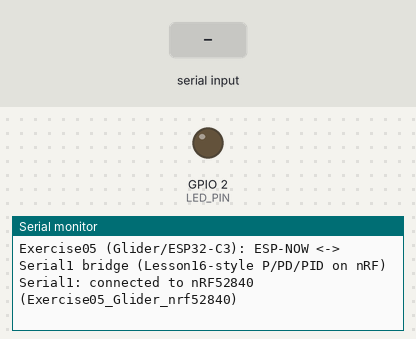
Bench run of a sketch on a simulated Seeed XIAO ESP32-C3. Parts: output pins drawn as LEDs (lit = HIGH), the last lines printed to the serial monitor. Inputs (shaded band) come from the test bench.

Above: at 1.4 s.
1.5 s: "/stat\n" received over Serial
At 2.3 s:
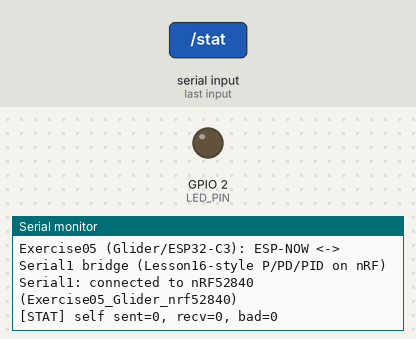
3.0 s: "/mac\n" received over Serial
At 3.4 s:
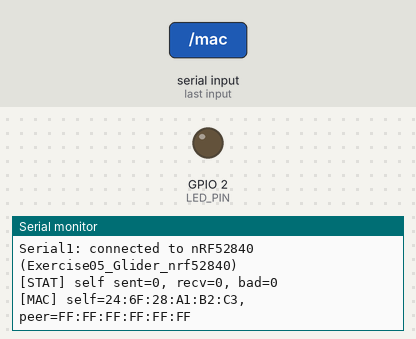
4.5 s: "/help\n" received over Serial
At 5.8 s:
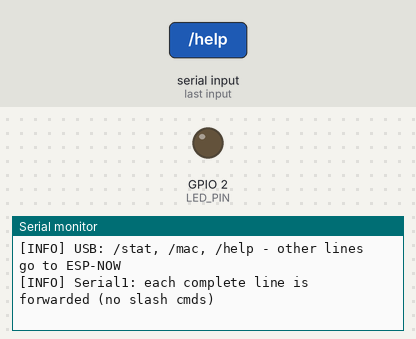

The sketch:

Exercise05_Glider_esp32c3.ino
```cpp
// Seeed XIAO ESP32-C3 (Glider side)
// Receives lines over ESP-NOW and forwards them to nRF52840 over Serial1.
// Also forwards lines from Serial1 back over ESP-NOW (telemetry / status / acknowledgements).

#include <Arduino.h>

#include "espnow_uart_bridge.h"

#define LED_PIN 2
#define UART_BAUD 115200
#define CMD_PORT Serial
#define RELAY_PORT Serial1

#define D7 20
#define D6 21
#define UART_RX_PIN D7
#define UART_TX_PIN D6

// Set to the PC-side ESP32-C3 STA MAC.
const uint8_t peerMac[6] = {0xFF, 0xFF, 0xFF, 0xFF, 0xFF, 0xFF};

void setup() {
  pinMode(LED_PIN, OUTPUT);
  digitalWrite(LED_PIN, LOW);

  CMD_PORT.begin(UART_BAUD);
  RELAY_PORT.begin(UART_BAUD, SERIAL_8N1, UART_RX_PIN, UART_TX_PIN);
  delay(200);

  espnow_uart_bridge::configure(peerMac, CMD_PORT, LED_PIN, &RELAY_PORT);
  espnow_uart_bridge::setRelayReceivedToRelayPort(true);  // ESP-NOW -> Serial1
  espnow_uart_bridge::initializeEspNow();

  CMD_PORT.println("Exercise05 (Glider/ESP32-C3): ESP-NOW <-> Serial1 bridge (Lesson16-style P/PD/PID on nRF)");
  CMD_PORT.println("Serial1: connected to nRF52840 (Exercise05_Glider_nrf52840)");
}

void loop() {
  espnow_uart_bridge::processUartLoop();
  delay(1);
}
```

espnow_uart_bridge.cpp
```cpp
#include "espnow_uart_bridge.h"

#include <WiFi.h>
#include <esp_wifi.h>
#include <string.h>

#include "uart_line_protocol.h"

namespace espnow_uart_bridge {

using namespace uart_line_bridge;

static constexpr int kChannel = 1;
static constexpr uint16_t kLineMax = 220;

static uint32_t g_tx_seq = 0;
static uint32_t g_bad_frames = 0;
static uint32_t g_sent_lines = 0;
static uint32_t g_recv_lines = 0;
static const uint8_t* g_peer_mac = nullptr;
static Stream* g_uart_port = nullptr;
static Stream* g_relay_port = nullptr;
static int g_led_pin = 2;
static bool g_echo_received_to_command = true;
static bool g_relay_received_to_relay = false;

void configure(const uint8_t peerMac[6], Stream& commandPort, int ledPin, Stream* relayUart) {
  g_peer_mac = peerMac;
  g_uart_port = &commandPort;
  g_relay_port = relayUart;
  g_led_pin = ledPin;
  g_tx_seq = 0;
  g_bad_frames = 0;
  g_sent_lines = 0;
  g_recv_lines = 0;
  g_echo_received_to_command = true;
  g_relay_received_to_relay = false;
}

void setEchoReceivedToCommandPort(bool enabled) {
  g_echo_received_to_command = enabled;
}

void setRelayReceivedToRelayPort(bool enabled) {
  g_relay_received_to_relay = enabled;
}

bool getOwnMacAddress(uint8_t mac[6]) {
  return esp_wifi_get_mac(WIFI_IF_STA, mac) == ESP_OK;
}

void formatMacAddress(const uint8_t mac[6], char out[18]) {
  snprintf(
    out,
    18,
    "%02X:%02X:%02X:%02X:%02X:%02X",
    mac[0], mac[1], mac[2], mac[3], mac[4], mac[5]
  );
}

void printMacAddresses() {
  uint8_t ownMac[6] = {0};
  if (!getOwnMacAddress(ownMac)) {
    g_uart_port->println("[ERR] failed to read local MAC");
    return;
  }

  char ownMacText[18];
  char peerMacText[18];
  formatMacAddress(ownMac, ownMacText);
  formatMacAddress(g_peer_mac, peerMacText);
  g_uart_port->print("[MAC] self=");
  g_uart_port->print(ownMacText);
  g_uart_port->print(", peer=");
  g_uart_port->println(peerMacText);
}

bool sendLineFrame(const uint8_t* payload, uint16_t plen) {
  LineFrameHdr h{};
  h.ver = kProtocolVersion;
  h.type = kFrameTypeLine;
  h.tx_seq = ++g_tx_seq;
  h.payload_len = plen;
  h.crc16 = 0;

  uint8_t buf[sizeof(LineFrameHdr) + kLineMax];
  if (plen > sizeof(buf) - sizeof(LineFrameHdr)) return false;
  memcpy(buf, &h, sizeof(h));
  memcpy(buf + sizeof(h), payload, plen);
  (reinterpret_cast<LineFrameHdr*>(buf))->crc16 = crc16_ccitt(buf, sizeof(h) + plen);

  return esp_now_send(g_peer_mac, buf, sizeof(h) + plen) == ESP_OK;
}

void printStats() {
  g_uart_port->print("[STAT] self sent=");
  g_uart_port->print(g_sent_lines);
  g_uart_port->print(", recv=");
  g_uart_port->print(g_recv_lines);
  g_uart_port->print(", bad=");
  g_uart_port->println(g_bad_frames);
}

bool handleLocalCommand(const char* line) {
  if (strcmp(line, "/stat") == 0) {
    printStats();
    return true;
  }
  if (strcmp(line, "/mac") == 0) {
    printMacAddresses();
    return true;
  }
  if (strcmp(line, "/help") == 0) {
    g_uart_port->println("[INFO] USB: /stat, /mac, /help - other lines go to ESP-NOW");
    if (g_relay_port) {
      g_uart_port->println("[INFO] Serial1: each complete line is forwarded (no slash cmds)");
    }
    return true;
  }
  return false;
}

void writeReceivedLine(const uint8_t* line, uint16_t len) {
  g_uart_port->write(line, len);
  g_uart_port->write('\n');
}

void handleReceivedLine(const uint8_t* line, uint16_t len) {
  if (g_echo_received_to_command) {
    writeReceivedLine(line, len);
  }
  if (g_relay_received_to_relay && g_relay_port && g_relay_port != g_uart_port) {
    g_relay_port->write(line, len);
    g_relay_port->write('\n');
  }
}

void onRecv(const esp_now_recv_info_t*, const uint8_t* data, int len) {
  if (!isFrameSane(data, static_cast<size_t>(len))) {
    g_bad_frames++;
    return;
  }

  LineFrameHdr h{};
  memcpy(&h, data, sizeof(h));
  const uint8_t* p = data + sizeof(LineFrameHdr);
  if (h.payload_len == 0 || h.payload_len > kLineMax) {
    g_bad_frames++;
    return;
  }

  handleReceivedLine(p, h.payload_len);
  digitalWrite(g_led_pin, HIGH);
  delay(5);
  digitalWrite(g_led_pin, LOW);
  g_recv_lines++;
}

void initializeEspNow() {
  WiFi.mode(WIFI_STA);
  ESP_ERROR_CHECK(esp_wifi_start());
  ESP_ERROR_CHECK(esp_wifi_set_channel(kChannel, WIFI_SECOND_CHAN_NONE));
  WiFi.setSleep(false);

  ESP_ERROR_CHECK(esp_now_init());
  esp_now_register_recv_cb(onRecv);

  esp_now_peer_info_t peer{};
  memcpy(peer.peer_addr, g_peer_mac, 6);
  peer.channel = kChannel;
  peer.ifidx = WIFI_IF_STA;
  peer.encrypt = false;
  esp_now_add_peer(&peer);
}

static void processStreamLines(Stream* port, char* line, uint16_t* idx, bool allowLocalCommand) {
  if (!port) return;

  while (port->available()) {
    int c = port->read();
    if (c < 0) break;
    if (c == '\r') continue;

    if (c == '\n') {
      if (*idx > 0) {
        line[*idx] = '\0';
        bool handled = false;
        if (allowLocalCommand) {
          handled = handleLocalCommand(line);
        }
        if (!handled) {
          if (sendLineFrame(reinterpret_cast<const uint8_t*>(line), *idx)) {
            g_sent_lines++;
          } else {
            g_uart_port->println("[ERR] send failed");
          }
        }
        *idx = 0;
      }
      continue;
    }

    if (*idx < kLineMax) {
      line[*idx] = static_cast<char>(c);
      (*idx)++;
    } else {
      *idx = 0;
      port->println("[ERR] uart line too long");
    }
  }
}

void processUartLoop() {
  static char line_cmd[kLineMax + 1];
  static uint16_t idx_cmd = 0;
  static char line_relay[kLineMax + 1];
  static uint16_t idx_relay = 0;

  processStreamLines(g_uart_port, line_cmd, &idx_cmd, true);
  processStreamLines(g_relay_port, line_relay, &idx_relay, false);
}

}  // namespace espnow_uart_bridge
```

espnow_uart_bridge.h
```cpp
#pragma once

#include <Arduino.h>
#include <esp_now.h>
#include <stdint.h>

namespace espnow_uart_bridge {

void configure(const uint8_t peerMac[6], Stream& commandPort, int ledPin, Stream* relayUart = nullptr);
void setEchoReceivedToCommandPort(bool enabled);
void setRelayReceivedToRelayPort(bool enabled);

bool getOwnMacAddress(uint8_t mac[6]);
void formatMacAddress(const uint8_t mac[6], char out[18]);
void printMacAddresses();

bool sendLineFrame(const uint8_t* payload, uint16_t plen);
void printStats();
bool handleLocalCommand(const char* line);

void writeReceivedLine(const uint8_t* line, uint16_t len);
void handleReceivedLine(const uint8_t* line, uint16_t len);
void onRecv(const esp_now_recv_info_t*, const uint8_t* data, int len);

void initializeEspNow();
void processUartLoop();

}  // namespace espnow_uart_bridge
```

uart_line_protocol.cpp
```cpp
#include "uart_line_protocol.h"

#include <string.h>

namespace uart_line_bridge {

const uint8_t kProtocolVersion = 1;
const uint8_t kFrameTypeLine = 1;

uint16_t crc16_ccitt_step(uint16_t crc, uint8_t byte) {
  crc ^= static_cast<uint16_t>(byte) << 8;
  for (int b = 0; b < 8; ++b) {
    crc = (crc & 0x8000) ? static_cast<uint16_t>((crc << 1) ^ 0x1021) : static_cast<uint16_t>(crc << 1);
  }
  return crc;
}

uint16_t crc16_ccitt(const uint8_t* data, size_t len) {
  uint16_t crc = 0xFFFF;
  for (size_t i = 0; i < len; ++i) {
    crc = crc16_ccitt_step(crc, data[i]);
  }
  return crc;
}

bool isFrameSane(const uint8_t* data, size_t len) {
  if (len < sizeof(LineFrameHdr)) return false;

  LineFrameHdr hdr{};
  memcpy(&hdr, data, sizeof(hdr));
  if (hdr.ver != kProtocolVersion) return false;
  if (hdr.type != kFrameTypeLine) return false;
  if (len != sizeof(LineFrameHdr) + hdr.payload_len) return false;

  const uint16_t expected_crc = hdr.crc16;
  hdr.crc16 = 0;

  uint16_t crc = crc16_ccitt(reinterpret_cast<const uint8_t*>(&hdr), sizeof(hdr));
  for (size_t i = 0; i < hdr.payload_len; ++i) {
    crc = crc16_ccitt_step(crc, data[sizeof(LineFrameHdr) + i]);
  }
  return crc == expected_crc;
}

}  // namespace uart_line_bridge
```

uart_line_protocol.h
```cpp
#pragma once

#include <stddef.h>
#include <stdint.h>

namespace uart_line_bridge {

extern const uint8_t kProtocolVersion;
extern const uint8_t kFrameTypeLine;

struct __attribute__((packed)) LineFrameHdr {
  uint8_t ver;
  uint8_t type;
  uint32_t tx_seq;
  uint16_t payload_len;
  uint16_t crc16;
};

uint16_t crc16_ccitt_step(uint16_t crc, uint8_t byte);
uint16_t crc16_ccitt(const uint8_t* data, size_t len);
bool isFrameSane(const uint8_t* data, size_t len);

}  // namespace uart_line_bridge
```

Measured:
- after the input at 1.5 s, the serial monitor: prints a new line at once (image 1)
- after the input at 3.0 s, the serial monitor: prints a new line at once (image 2)
- after the input at 4.5 s, the serial monitor: prints a new line at once (image 3)
